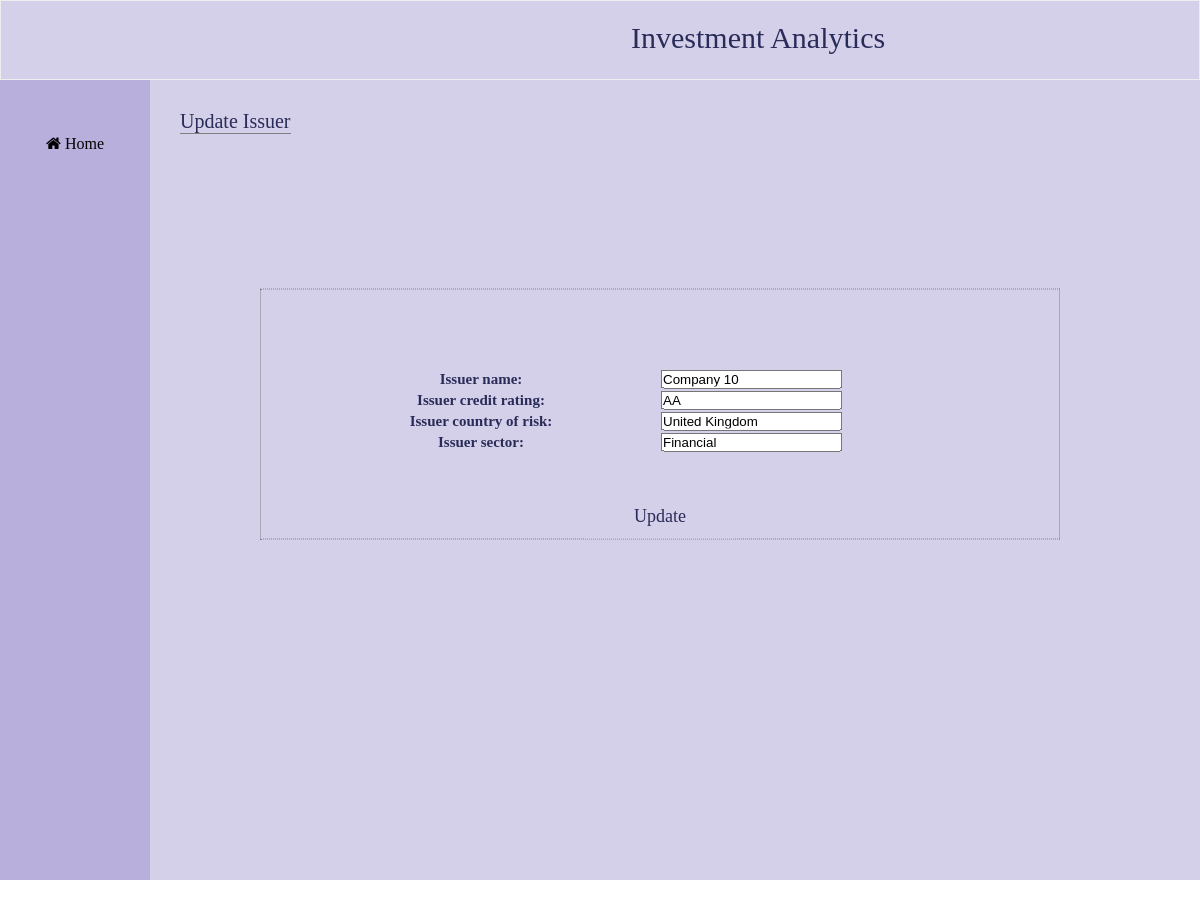
Page /app_1/update_issuer/5 on the earlier database version.
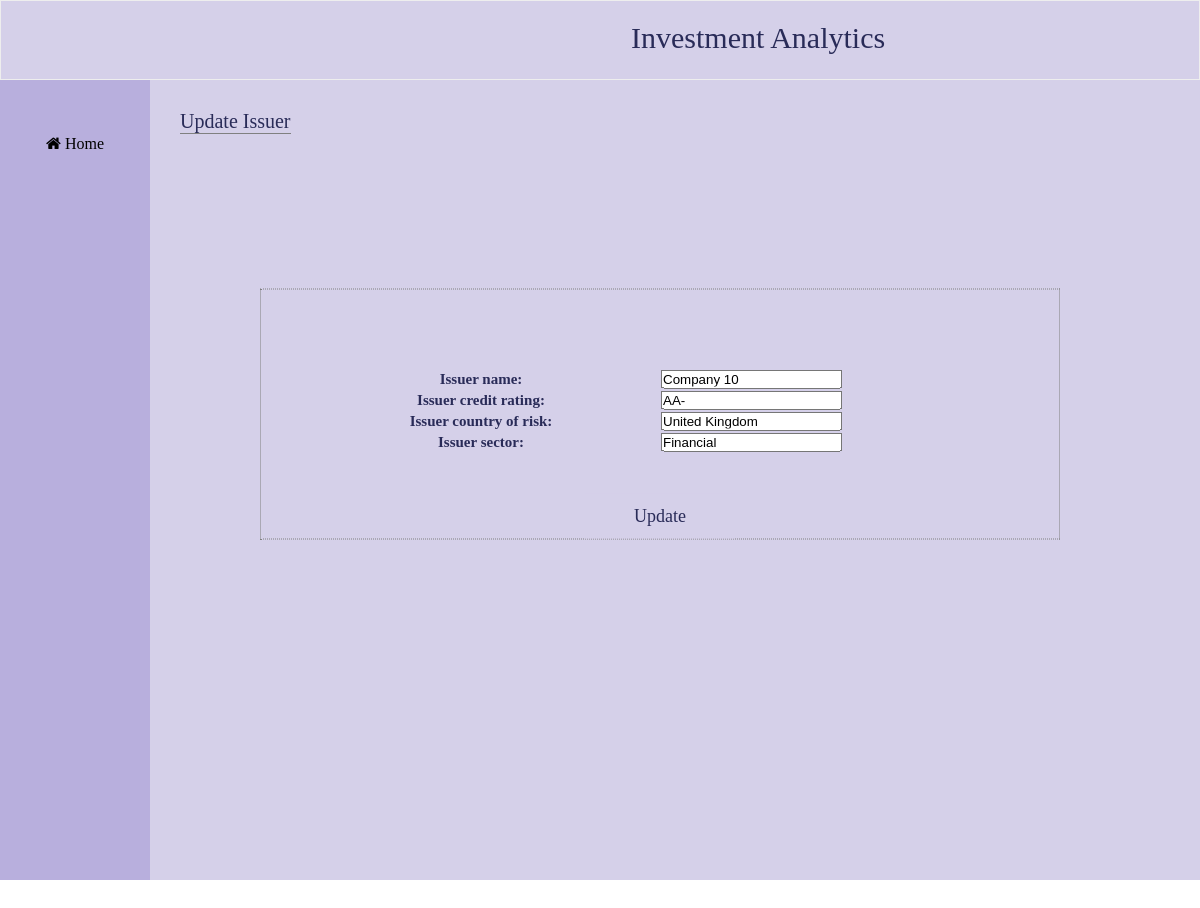
Same page on the later database version.
### app_1/models.py (models this page shows, shortened)
class Issuer(models.Model):
   issuer_name =  models.CharField(max_length=100)
   issuer_credit_rating =  models.CharField(max_length=100)
   issuer_country_of_risk= models.CharField(max_length=100)
   issuer_sector= models.CharField(max_length=100)

### app_1/views.py (the view)
# urls.py: path("update_issuer/<issuer_id>", views.update_issuer,name="update_issuer"),
def update_issuer(request, issuer_id):
    myiss = Issuer.objects.get(pk=issuer_id)
    form = IssuerForm(request.POST or None, instance = myiss)
    if form.is_valid():
           form.save()
           return  HttpResponseRedirect('/app_1/')
    template = loader.get_template('update_issuer.html')
    context = {'myiss': myiss,'form':form}
    return HttpResponse(template.render(context,request))

### app_1/forms.py
class IssuerForm(ModelForm):
    class Meta:
        model = Issuer
        fields =  "__all__"

### app_1/templates/update_issuer.html (shortened to what this page needs)
{% load static %}
{% load humanize %}
<html>
<head>
          <link rel="stylesheet" href="https://cdnjs.cloudflare.com/ajax/libs/font-awesome/4.7.0/css/font-awesome.min.css">
          <link rel="stylesheet" href  = "{% static 'style2.css' %}">
        </head>
 <body>
    <div class="topbar" font-size ="30px"> Investment Analytics </div>
    <div class="container">
      <aside>
        <div class ="navbar">
            <nav>
                <ul>
                  <a href="/app_1"><button class="btnx"><i class="fa fa-home"></i> Home</button></a>
                </ul>
            </nav>
        </div>
      </aside>
      <main>
        <div class="card active">
          <div class="content">Update Issuer</div>
        </div>
            <div class="centered3" >
              <form action="" method = POST>
                <br>
                  <table class  = "table2" >
                    {{form.as_table}}
                  </table>
                <p><input type = "submit" value = "Update" class = "btnbx" ></p>
             </form>
          </div>
       </main>
 </body>
</html>

Differences in the rows shown:
changed Issuer "Company 10": issuer_credit_rating "AA" → "AA-"
